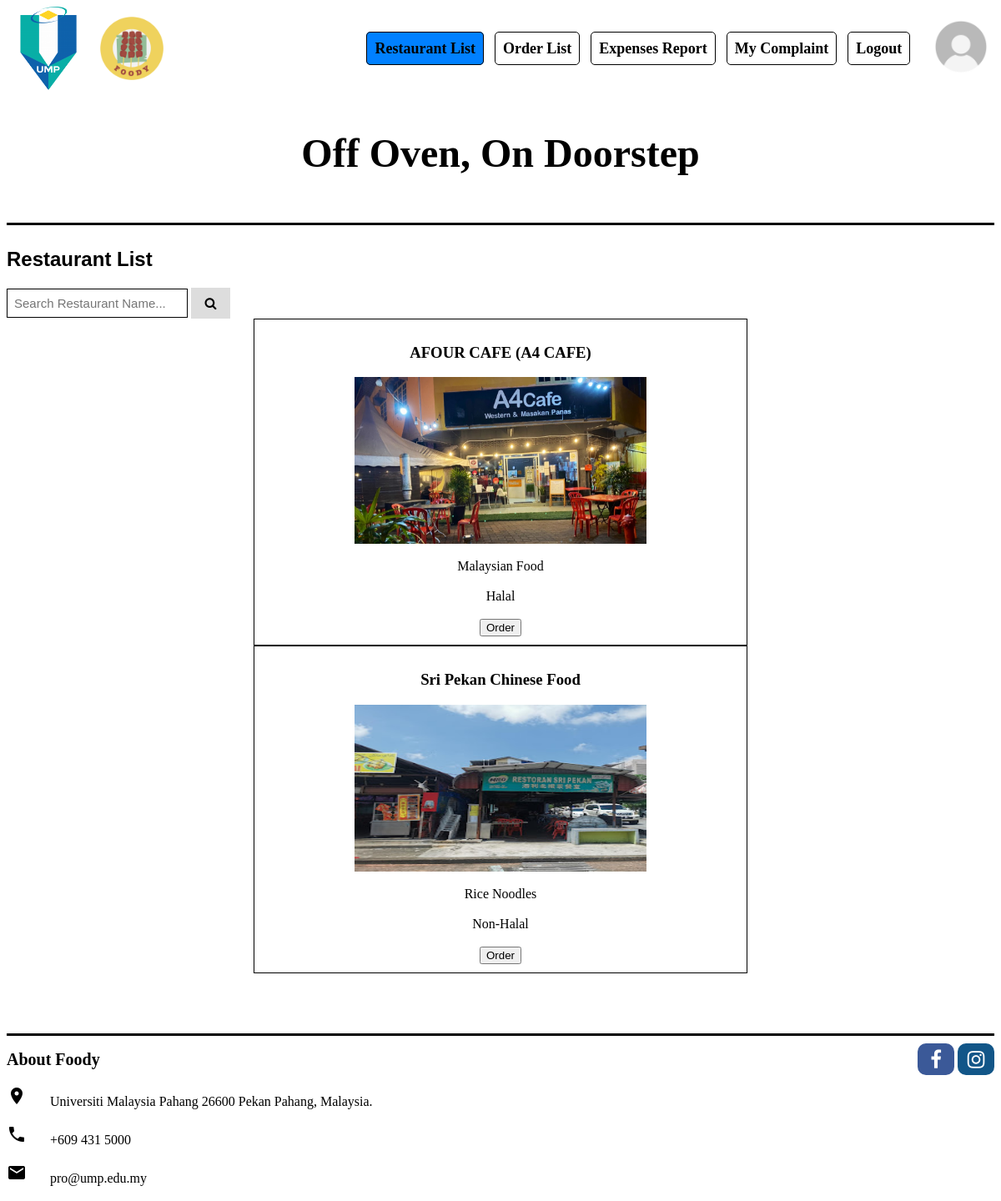
The app's page /general_user/resList.php (signed in) with its own data.
### tables this page shows
CREATE TABLE `res_details` (
  `rd_ID` int NOT NULL,
  `rdName` varchar(100) DEFAULT NULL,
  `rdLocation` varchar(100) DEFAULT NULL,
  `rdOpTime` varchar(100) DEFAULT NULL,
  `rdContactNo` varchar(100) DEFAULT NULL,
  `cuisinesType` varchar(100) DEFAULT NULL,
  `varietyType` varchar(100) DEFAULT NULL,
  `rdPhoto` varchar(100) DEFAULT NULL,
  `RO_username` varchar(100) DEFAULT NULL
);

### general_user/resList.php (the view, shortened to what this page needs)
<!DOCTYPE html>
<html lang="en">
  <head>
     <link rel="stylesheet" href="https://cdnjs.cloudflare.com/ajax/libs/font-awesome/4.7.0/css/font-awesome.min.css">
  </head>
<header class="wrapper">
        <img src="../resources/../resources/ump logo.png" alt="UMP" width="100" height="100">
        <img src="../resources/foody logo.png" alt="Foody" width="100" height="100">
        <nav>
        <a class="active" href="../general_user/resList.php">Restaurant List</a>
        <a href="../general_user/checkout.php">Order List</a>
        <a href="../general_user/expensesReport.php">Expenses Report</a>
        <a href="../complaint/UserViewComplaint.php">My Complaint</a>
        <a href="javascript:void(0);" onclick="return logout();">Logout</a>
        </nav>
        <a href="#profile"><img src="../resources/../resources/profile.jpg" alt="profile" width="80" height="80"></a>
        <br>
        <h3>Off Oven, On Doorstep</h3>
<div STYLE="background-color:#000000; height:3px; width:100%;"></div>
<br>
</header>
 <body>
 <h2 style="font-family:arial;">Restaurant List</h2>
  <div class="search-container">
    <form action="search.php" method="post">
      <input type="text" placeholder="Search Restaurant Name..." name="rName" id="search">
        <button type="submit"><i class="fa fa-search"></i></button>
    </form>
  </div>
    <?php
     include("../db/db.php");
    $query = "SELECT * FROM `res_details`";
    $result = mysqli_query($conn,$query);
      if(mysqli_num_rows($result)>0){
          while ($row=mysqli_fetch_assoc($result)) {
          $rdPhoto = $row["rdPhoto"];
          $rdName = $row["rdName"];
          $cuisinesType = $row["cuisinesType"];
          $varietyType = $row["varietyType"];
    ?>
        <table style="width:50%">
          <tr>
            <td>
              <h3><b><?php echo $rdName; ?></b></h3>
              <img class="image" src="<?php echo $rdPhoto; ?>" alt="<?php echo $rdName; ?>"><br>
              <?php echo $cuisinesType; ?><br><br>
              <?php echo $varietyType; ?><br><br>
              <button onclick="document.location='orderPage.php?rName=<?php echo $rdName; ?>'">Order</button>
           </td>
          </tr>
        </table>
          <?php
        }
      }
      else {
          echo "No data found";
      }
      ?>
</body>
<br><br><br><br>
<DIV STYLE="background-color:#000000; height:3px; width:100%;">
<footer class="wrapper">
        <div>
            <p style="font-size: 20px;"> <b>About Foody</b> </p>
            <div>
                <a href="#" class="fa fa-facebook fa-lg"></a>
                <a href="#" class="fa fa-instagram fa-lg"></a>
            </div>
        </div>
        <i class="material-icons">location_on</i>
        <span class="icon-text"> Universiti Malaysia Pahang 26600 Pekan Pahang, Malaysia. </span>
        <br><br><i class="material-icons">local_phone</i>
        <span class="icon-text"> +609 431 5000 </span>
        <br><br><i class="material-icons">email</i>
        <span class="icon-text"> pro@ump.edu.my </span>
        <br><br>
</footer>
</html>

### general_user/resList.php (style rules this page uses)
header { display: flex; flex-flow: wrap; justify-content: space-between; align-items: center; white-space: nowrap; }
header > nav { margin-left: auto; margin-right: 1%; text-decoration: none; }
header > nav > a { border: black solid 1px; text-decoration: none; padding: 0.5em; margin-right: 0.5em; border-radius: 5px; color: black; font-weight: bold; font-size: 18px; }
header > nav > a.active { color: black; background-color: rgb(0 ,128 ,255); }
header > h3 { width: 100%; text-align: center; style=font-family:Georgia Garamond; font-size:300%; }
footer > div { display: flex; justify-content: space-between; align-items: center; white-space: nowrap; }
footer > div > div { margin-left: auto; }
.fa { padding: 10px; width: 1em; border-radius: 10px; text-align: center; font-size: 1.5em; text-decoration: none; }
.fa-facebook { background: #3B5998; color: white; }
.fa-instagram { background: #125688; color: white; }
.icon-text { display: inline-flex; align-items: center; padding:0 24px; }
.image { width: 350px; height: 200px; display: block; margin-left: auto; margin-right: auto; }
table, td { border-collapse: collapse; border:1px solid black; padding: 10px; margin-left: auto; margin-right: auto; }
td { text-align: center; vertical-align: middle; }
#search { padding: 8px; font-size: 15px; border: 1px solid black; }
.search-container button { background: #ddd; font-size: 10px; border: none; cursor: pointer; }

### records on screen
res_details: rdName "AFOUR CAFE (A4 CAFE)", rdPhoto (picture), cuisinesType "Malaysian Food", varietyType "Halal"
res_details: rdName "Sri Pekan Chinese Food", rdPhoto (picture), cuisinesType "Rice Noodles", varietyType "Non-Halal"
